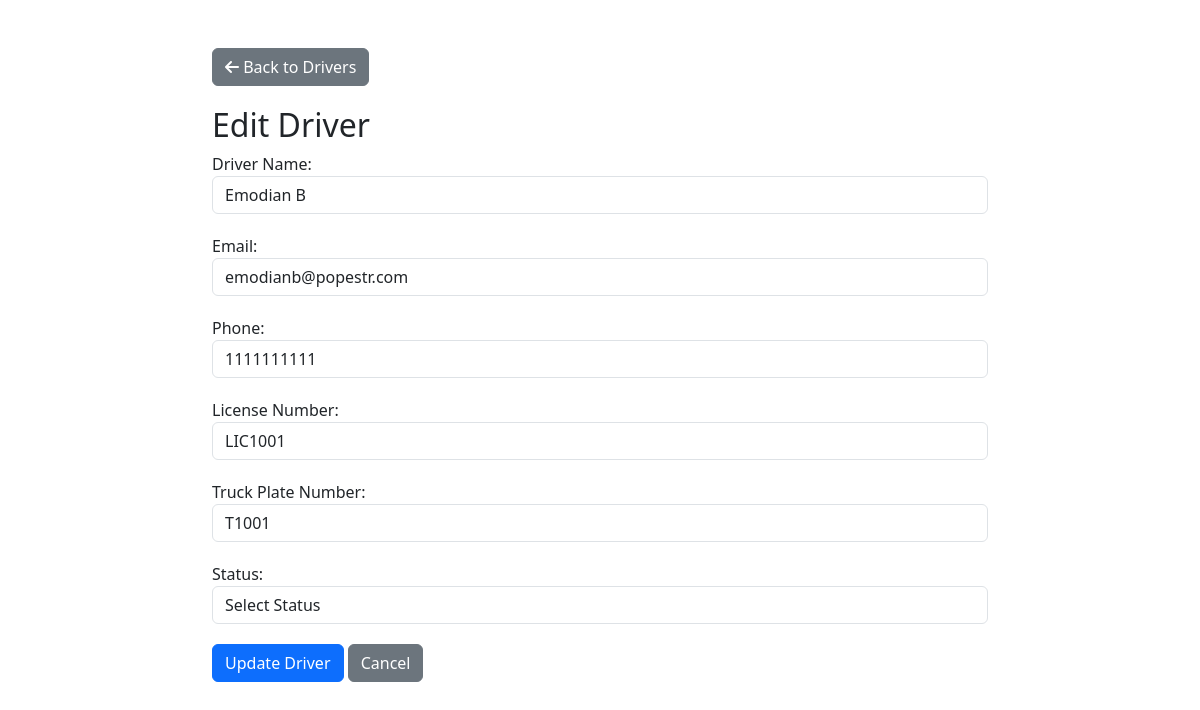
Page /edit-driver.php?id=1 on the committed database.
### tables this page shows
CREATE TABLE `drivers` (
  `driver_id` int(11) NOT NULL,
  `driver_name` varchar(255) NOT NULL,
  `email` varchar(255) NOT NULL,
  `phone` varchar(20) NOT NULL,
  `license_number` varchar(20) NOT NULL,
  `truck_plate_number` varchar(20) DEFAULT NULL,
  `status` varchar(20) NOT NULL
);

### edit-driver.php (the view, shortened to what this page needs)
<?php
$conn = new mysqli("localhost", "root", "", "fleet_management");
function get_input_data($data) {
    $data = trim($data);
    $data = stripslashes($data);
    $data = htmlspecialchars($data);
    return $data;
}
$form_err = false;
$truck_query = "SELECT truck_plate_number FROM vehicles";
$truck_result = mysqli_query($conn, $truck_query);
$truck_plate_numbers = array();
if ($truck_result && mysqli_num_rows($truck_result) > 0) {
    while ($row = mysqli_fetch_assoc($truck_result)) {
        $truck_plate_numbers[] = $row['truck_plate_number'];
    }
} else {
    $truck_plate_number_err = "No trucks available.  Please add a truck first.";
    $form_err = true;
}
if (isset($_GET['id']) && !empty($_GET['id'])) {
    $driver_id = get_input_data($_GET['id']);
    $sql = "SELECT * FROM drivers WHERE driver_id = ?";
    $stmt = $conn->prepare($sql);
    $stmt->bind_param("i", $driver_id);
    $stmt->execute();
    $result = $stmt->get_result();
    $driver = $result->fetch_assoc();
} else {
    echo "Driver ID is required.";
    exit;
}
?>
<!DOCTYPE html>
<html lang="en">
<head>
    <link href="https://cdn.jsdelivr.net/npm/bootstrap@5.3.0/dist/css/bootstrap.min.css" rel="stylesheet">
    <link href="https://cdnjs.cloudflare.com/ajax/libs/font-awesome/6.0.0/css/all.min.css" rel="stylesheet">
</head>
<body>
    <div class="container mt-5">
        <a href="drivers.php" class="btn btn-secondary back-button">
            <i class="fas fa-arrow-left"></i> Back to Drivers
        </a>
        <h2>Edit Driver</h2>
        <form action="<?php echo htmlspecialchars($_SERVER["PHP_SELF"] . "?id=" . $driver_id); ?>" method="POST">
            <div class="form-group">
                <label for="driver_name">Driver Name:</label>
                <input type="text" class="form-control" id="driver_name" name="driver_name" value="<?php echo htmlspecialchars($driver['driver_name']); ?>">
            </div>
            <div class="form-group">
                <label for="email">Email:</label>
                <input type="text" class="form-control" id="email" name="email" value="<?php echo htmlspecialchars($driver['email']); ?>">
            </div>
            <div class="form-group">
                <label for="phone">Phone:</label>
                <input type="text" class="form-control" id="phone" name="phone" value="<?php echo htmlspecialchars($driver['phone']); ?>">
            </div>
            <div class="form-group">
                <label for="license_number">License Number:</label>
                <input type="text" class="form-control" id="license_number" name="license_number" value="<?php echo htmlspecialchars($driver['license_number']); ?>">
            </div>
            <div class="form-group">
                <label for="truck_plate_number">Truck Plate Number:</label>
                <select class="form-control" id="truck_plate_number" name="truck_plate_number">
                    <?php foreach ($truck_plate_numbers as $number): ?>
                        <option value="<?php echo $number; ?>" <?php if ($driver['truck_plate_number'] == $number) echo "selected"; ?>><?php echo $number; ?></option>
                    <?php endforeach; ?>
                </select>
            </div>
            <div class="form-group">
                <label for="status">Status:</label>
                <select class="form-control" id="status" name="status">
                    <option value="">Select Status</option>
                </select>
            </div>
            <button type="submit" class="btn btn-primary" <?php if ($form_err) echo "disabled"; ?>>Update Driver</button>
            <a href="drivers.php" class="btn btn-secondary">Cancel</a>
        </form>
    </div>
</body>
</html>

### edit-driver.php (style rules this page uses)
.container { max-width: 800px; margin: auto; }
.form-group { margin-bottom: 20px; }
.back-button { margin-bottom: 20px; }

### rows in the picture
drivers: driver_name "Emodian B", email "emodianb@popestr.com", phone "1111111111", license_number "LIC1001", truck_plate_number "T1001"
